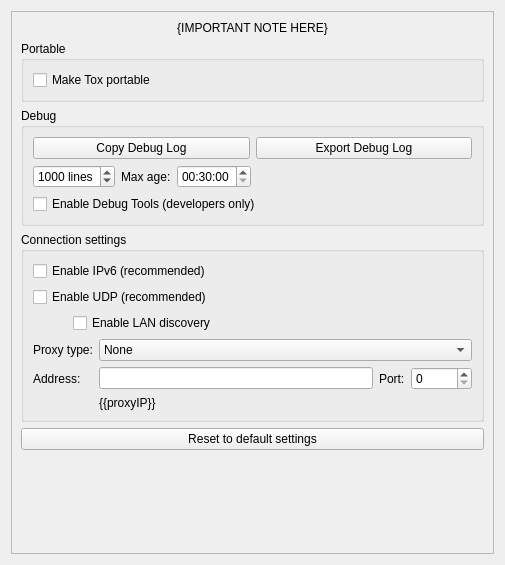
<?xml version="1.0" encoding="UTF-8"?>
<ui version="4.0">
 <class>AdvancedSettings</class>
 <widget class="QWidget" name="AdvancedSettings">
  <property name="geometry">
   <rect>
    <x>0</x>
    <y>0</y>
    <width>505</width>
    <height>565</height>
   </rect>
  </property>
  <property name="windowTitle">
   <string notr="true">{{advanced settings}}</string>
  </property>
  <layout class="QVBoxLayout" name="verticalLayout">
   <item>
    <widget class="VerticalOnlyScroller" name="scrollArea">
     <property name="widgetResizable">
      <bool>true</bool>
     </property>
     <widget class="QWidget" name="scrollAreaWidgetContents">
      <property name="geometry">
       <rect>
        <x>0</x>
        <y>0</y>
        <width>479</width>
        <height>539</height>
       </rect>
      </property>
      <layout class="QVBoxLayout" name="verticalLayout_2">
       <item>
        <widget class="QLabel" name="warningLabel">
         <property name="text">
          <string notr="true">{IMPORTANT NOTE HERE}</string>
         </property>
         <property name="textFormat">
          <enum>Qt::TextFormat::RichText</enum>
         </property>
         <property name="alignment">
          <set>Qt::AlignmentFlag::AlignCenter</set>
         </property>
         <property name="wordWrap">
          <bool>true</bool>
         </property>
         <property name="textInteractionFlags">
          <set>Qt::TextInteractionFlag::TextSelectableByKeyboard|Qt::TextInteractionFlag::TextSelectableByMouse</set>
         </property>
        </widget>
       </item>
       <item>
        <widget class="QGroupBox" name="ProtableGroup">
         <property name="title">
          <string>Portable</string>
         </property>
         <layout class="QVBoxLayout" name="verticalLayout_3">
          <item>
           <widget class="QCheckBox" name="cbMakeToxPortable">
            <property name="toolTip">
             <string extracomment="describes makeToxPortable checkbox">Save settings to the working directory instead of the usual conf dir</string>
            </property>
            <property name="text">
             <string>Make Tox portable</string>
            </property>
           </widget>
          </item>
         </layout>
        </widget>
       </item>
       <item>
        <widget class="QGroupBox" name="DebugGroup">
         <property name="title">
          <string>Debug</string>
         </property>
         <layout class="QHBoxLayout" name="horizontalLayout">
          <item>
           <layout class="QVBoxLayout" name="verticalLayout_4">
            <item>
             <layout class="QHBoxLayout" name="horizontalLayout_2">
              <item>
               <widget class="QPushButton" name="btnCopyDebug">
                <property name="text">
                 <string>Copy Debug Log</string>
                </property>
               </widget>
              </item>
              <item>
               <widget class="QPushButton" name="btnExportLog">
                <property name="text">
                 <string>Export Debug Log</string>
                </property>
               </widget>
              </item>
             </layout>
            </item>
            <item>
             <layout class="QHBoxLayout" name="horizontalLayout_3">
              <item>
               <widget class="QSpinBox" name="maxLogLines">
                <property name="toolTip">
                 <string>Maximum number of lines to copy into the clipboard when pressing &quot;Copy Debug Log&quot;.</string>
                </property>
                <property name="suffix">
                 <string> lines</string>
                </property>
                <property name="minimum">
                 <number>10</number>
                </property>
                <property name="maximum">
                 <number>5000</number>
                </property>
                <property name="value">
                 <number>1000</number>
                </property>
               </widget>
              </item>
              <item>
               <widget class="QLabel" name="maxLogAgeLabel">
                <property name="toolTip">
                 <string>Maximum age (in hours/minutes) of log lines to copy into the clipboard when pressing &quot;Copy Debug Log&quot;.</string>
                </property>
                <property name="text">
                 <string>Max age:</string>
                </property>
               </widget>
              </item>
              <item>
               <widget class="QTimeEdit" name="maxLogAge">
                <property name="time">
                 <time>
                  <hour>0</hour>
                  <minute>30</minute>
                  <second>0</second>
                 </time>
                </property>
               </widget>
              </item>
              <item>
               <spacer name="horizontalSpacer">
                <property name="orientation">
                 <enum>Qt::Orientation::Horizontal</enum>
                </property>
                <property name="sizeHint" stdset="0">
                 <size>
                  <width>40</width>
                  <height>20</height>
                 </size>
                </property>
               </spacer>
              </item>
             </layout>
            </item>
            <item>
             <widget class="QCheckBox" name="cbEnableDebug">
              <property name="text">
               <string>Enable Debug Tools (developers only)</string>
              </property>
             </widget>
            </item>
           </layout>
          </item>
         </layout>
        </widget>
       </item>
       <item>
        <widget class="QGroupBox" name="connectionGroup">
         <property name="title">
          <string>Connection settings</string>
         </property>
         <property name="alignment">
          <set>Qt::AlignmentFlag::AlignLeading|Qt::AlignmentFlag::AlignLeft|Qt::AlignmentFlag::AlignTop</set>
         </property>
         <layout class="QVBoxLayout" name="verticalLayoutProxy">
          <property name="topMargin">
           <number>9</number>
          </property>
          <item>
           <layout class="QVBoxLayout" name="verticalLayout_5">
            <item>
             <widget class="QCheckBox" name="cbEnableIPv6">
              <property name="text">
               <string extracomment="Text on a checkbox to enable IPv6">Enable IPv6 (recommended)</string>
              </property>
             </widget>
            </item>
            <item>
             <widget class="QCheckBox" name="cbEnableUDP">
              <property name="toolTip">
               <string extracomment="force tcp checkbox tooltip">Disabling this allows, e.g., Tox over Tor. It adds load to the Tox network however, so uncheck only when necessary.</string>
              </property>
              <property name="text">
               <string extracomment="Text on checkbox to disable UDP">Enable UDP (recommended)</string>
              </property>
             </widget>
            </item>
            <item>
             <layout class="QVBoxLayout" name="verticalLayout_6">
              <property name="leftMargin">
               <number>40</number>
              </property>
              <item>
               <widget class="QCheckBox" name="cbEnableLanDiscovery">
                <property name="text">
                 <string>Enable LAN discovery</string>
                </property>
               </widget>
              </item>
             </layout>
            </item>
           </layout>
          </item>
          <item>
           <layout class="QGridLayout" name="proxyLayout">
            <item row="1" column="1" colspan="3">
             <widget class="QComboBox" name="proxyType">
              <property name="sizePolicy">
               <sizepolicy hsizetype="Expanding" vsizetype="Fixed">
                <horstretch>0</horstretch>
                <verstretch>0</verstretch>
               </sizepolicy>
              </property>
              <item>
               <property name="text">
                <string>None</string>
               </property>
              </item>
              <item>
               <property name="text">
                <string notr="true">SOCKS5</string>
               </property>
              </item>
              <item>
               <property name="text">
                <string notr="true">HTTP</string>
               </property>
              </item>
             </widget>
            </item>
            <item row="2" column="0">
             <widget class="QLabel" name="proxyAddrLabel">
              <property name="text">
               <string extracomment="Text on proxy addr label">Address:</string>
              </property>
             </widget>
            </item>
            <item row="2" column="1">
             <widget class="QLineEdit" name="proxyAddr"/>
            </item>
            <item row="2" column="2">
             <widget class="QLabel" name="proxyPortLabel">
              <property name="text">
               <string extracomment="Text on proxy port label">Port:</string>
              </property>
             </widget>
            </item>
            <item row="2" column="3">
             <widget class="QSpinBox" name="proxyPort">
              <property name="minimum">
               <number>0</number>
              </property>
              <property name="maximum">
               <number>65535</number>
              </property>
             </widget>
            </item>
            <item row="1" column="0">
             <widget class="QLabel" name="proxyTypeLabel">
              <property name="text">
               <string>Proxy type:</string>
              </property>
             </widget>
            </item>
            <item row="3" column="1">
             <widget class="QLabel" name="proxyIpLabel">
              <property name="text">
               <string notr="true">{{proxyIP}}</string>
              </property>
             </widget>
            </item>
           </layout>
          </item>
          <item>
           <layout class="QHBoxLayout" name="horizontalLayout_4"/>
          </item>
         </layout>
        </widget>
       </item>
       <item>
        <widget class="QPushButton" name="resetButton">
         <property name="text">
          <string>Reset to default settings</string>
         </property>
        </widget>
       </item>
       <item>
        <spacer name="verticalSpacer">
         <property name="orientation">
          <enum>Qt::Orientation::Vertical</enum>
         </property>
         <property name="sizeHint" stdset="0">
          <size>
           <width>20</width>
           <height>40</height>
          </size>
         </property>
        </spacer>
       </item>
      </layout>
     </widget>
    </widget>
   </item>
  </layout>
 </widget>
 <customwidgets>
  <customwidget>
   <class>VerticalOnlyScroller</class>
   <extends>QScrollArea</extends>
   <header>src/widget/form/settings/verticalonlyscroller.h</header>
   <container>1</container>
  </customwidget>
 </customwidgets>
 <tabstops>
  <tabstop>scrollArea</tabstop>
  <tabstop>cbMakeToxPortable</tabstop>
  <tabstop>cbEnableIPv6</tabstop>
  <tabstop>cbEnableUDP</tabstop>
  <tabstop>proxyType</tabstop>
  <tabstop>proxyAddr</tabstop>
  <tabstop>proxyPort</tabstop>
  <tabstop>resetButton</tabstop>
 </tabstops>
 <resources/>
 <connections/>
</ui>
